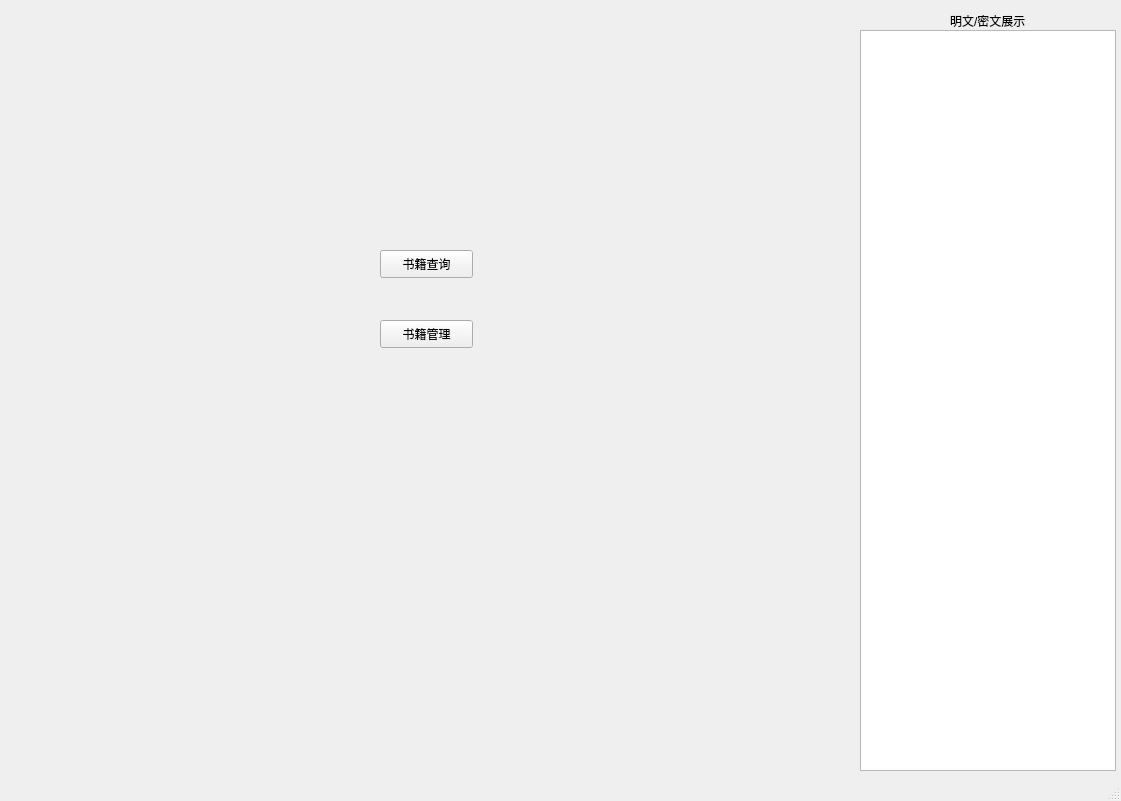
<?xml version="1.0" encoding="UTF-8"?>
<ui version="4.0">
 <class>MainWindow</class>
 <widget class="QMainWindow" name="MainWindow">
  <property name="geometry">
   <rect>
    <x>0</x>
    <y>0</y>
    <width>1121</width>
    <height>801</height>
   </rect>
  </property>
  <property name="windowTitle">
   <string>图书管理系统-管理员</string>
  </property>
  <widget class="QWidget" name="centralwidget">
   <widget class="QLabel" name="label">
    <property name="geometry">
     <rect>
      <x>950</x>
      <y>10</y>
      <width>101</width>
      <height>21</height>
     </rect>
    </property>
    <property name="text">
     <string>明文/密文展示</string>
    </property>
   </widget>
   <widget class="QTextBrowser" name="textBrowser">
    <property name="geometry">
     <rect>
      <x>860</x>
      <y>30</y>
      <width>256</width>
      <height>741</height>
     </rect>
    </property>
   </widget>
   <widget class="QPushButton" name="pushButton">
    <property name="geometry">
     <rect>
      <x>380</x>
      <y>250</y>
      <width>93</width>
      <height>28</height>
     </rect>
    </property>
    <property name="text">
     <string>书籍查询</string>
    </property>
   </widget>
   <widget class="QPushButton" name="pushButton_2">
    <property name="geometry">
     <rect>
      <x>380</x>
      <y>320</y>
      <width>93</width>
      <height>28</height>
     </rect>
    </property>
    <property name="text">
     <string>书籍管理</string>
    </property>
   </widget>
  </widget>
  <widget class="QStatusBar" name="statusbar"/>
 </widget>
 <resources/>
 <connections/>
</ui>
